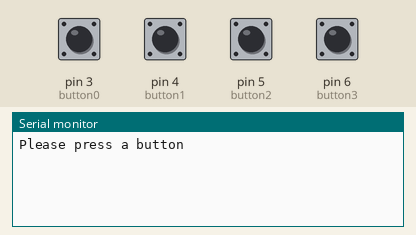
Bench run of a sketch on a simulated Arduino Uno, built with avr-gcc and run on an emulated ATmega328P. Parts: the last lines printed to the serial monitor. Inputs (shaded band) come from the test bench; at power-on: pin 3 (button0), pin 4 (button1), pin 5 (button2), pin 6 (button3) HIGH.

Above: at 1.2 s.
1.3 s: pin 3 (button0) pulled LOW for 0.15 s
At 1.49 s:
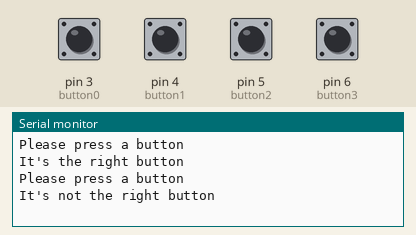
At 2.3 s:
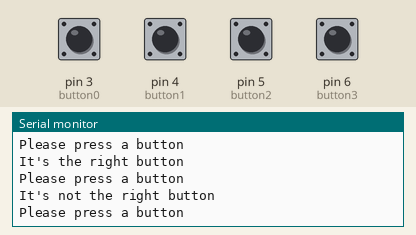

The sketch:

TinkercadProgramme11.ino
```cpp
// Une suite de chiffre est initalisé. Sans aucune aide l'utilisateur doit presser les boutons dans le bon ordre pour "gagner".
// Il suffit de regarder le code pour connaître la solution qui en plus ne peut-être changé que manuellement !
#define button0 3 // Il y a 4 boutons, le premier est nommé "button0" puis connecté à la broche n°3
#define button1 4
#define button2 5
#define button3 6
int buttonNumber = 0; // Variable contenant le numéro du bouton pressé, 4 signifiant qu'aucun bouton n'est actionné
int NumberToGuess = 3; // Nombre à "deviner"
int SimonSequence[5] = {0, 1, 2, 3, 0}; // Tableau avec 5 cases. La case n°0 contient 0, la case n°1 contient 1 [...] , la case n°4 contient 0

void setup() {
  Serial.begin(9600); // Initialisation de la liaison série
  pinMode(button0, INPUT_PULLUP); // Déclaration des broches associées aux boutons en tant qu'entré. Utilisation d'une résistance de tirage interne
  pinMode(button1, INPUT_PULLUP);
  pinMode(button2, INPUT_PULLUP);
  pinMode(button3, INPUT_PULLUP);
}

int buttonState() {
  if (digitalRead(button0) == LOW) { // Si le premier bouton est à l'état bas c'est qu'il est pressé
    buttonNumber = 0; // Stocker le numéro du bouton pressé dans cette variable
  }
  else if (digitalRead(button1) == LOW) {
    buttonNumber = 1;
  }
  else if (digitalRead(button2) == LOW) {
    buttonNumber = 2;
  }
  else if (digitalRead(button3) == LOW) {
    buttonNumber = 3;
  }
  else { // Revient à dire "Si ni le bouton n°0, ni le n°1, ni le n°2, ni le n°3 n'est pressé c'est que qu'aucun bouton n'est pressé"
    buttonNumber = 4; // La variable prends la valeur "4" lorsqu'aucun bouton n'est pressé
  }
  return (buttonNumber); // Lorsque la procédure est executé elle retournera le numéro du bouton pressé contenu dans la variable "buttonNumber"
}

void SimonCheck() {
  Serial.println("Please press a button"); // Demander à l'utilisateur de presser un bouton
  int checkedNumber = 0; // Initaliser une variable permettant de vérifier que tout les chiffres de la séquence ont été pressé
  while (checkedNumber < 5) { // Tant que tout les chiffres de la séquence n'ont pas été pressé
    buttonNumber = buttonState(); // Etre attentif à la pression des boutons
    if (buttonNumber != 4) { // Si un bouton est pressé
      if (buttonNumber == SimonSequence[checkedNumber]) { // Et que c'est le bon au regard de la séquence
        Serial.println("It's the right button"); // Indiquer dans le moniteur série que c'est le bon
        checkedNumber ++; // Passer au nombre suivant de la séquence
        delay(100); // Attendre minimum 0.1sec avant la prochaine pression de bouton
      }
      else { // Sinon, c'est que le mauvais bouton est pressé
        Serial.println("It's not the right button"); // Dire à l'utilisateur que ce n'est pas la bonne réponse
        delay(100);// Attendre minimum 0.1sec avant la prochaine pression de bouton
      } // Le laisser réessayer, encore et encore.
      Serial.println("Please press a button"); // Demander à l'utilisateur de pressé un bouton
      Serial.println();
    }
  }
}

void loop() {
  SimonCheck(); // Executer la procédure pour vérifier si l'utilisateur a pressé le bon bouton
  Serial.println("You won"); // Indiquer que la vérication est terminé et que l'utilisateur a gagné
  delay(2000); // Lui laisser le temps de se remettre de ses émotions
}
```

Measured:
- after the input at 1.3 s, the serial monitor: prints a new line at once (image 1)
